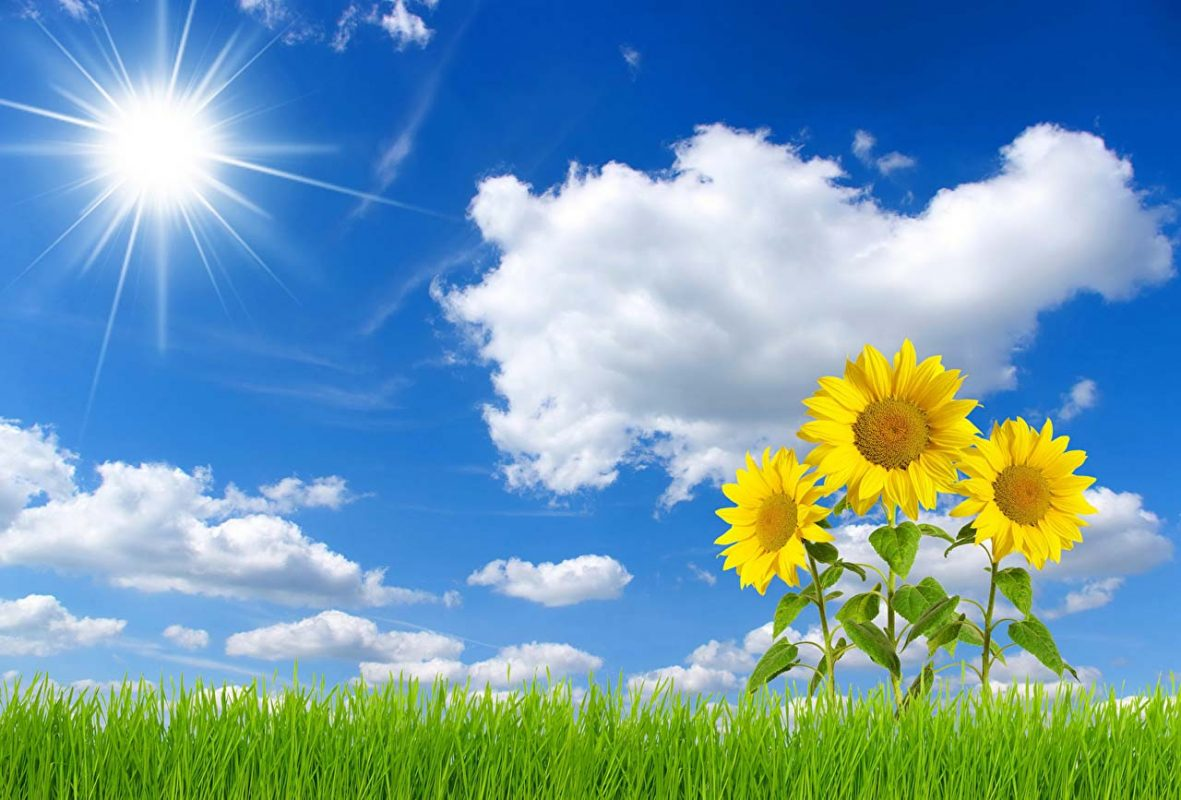
#> input picture Jupyter/Python/anh-dep-hoa-huong-duong-va-mat-troi_022805970-1-1181x800-6.jpg, 1181 x 800 px
$ jupyter execute miai_opencv.ipynb   (shell and % lines are left out)
#> lines starting #> are read from the running program, lines starting #| are printed output that depends on the picture; after the words box and inside, x2 and y2 are one past the last pixel; in counts of white or black regions, pixels touching at a corner belong together
[cell 1]
import cv2
from matplotlib import pyplot as plt
import imutils

[cell 2]
# Doc file hinh anh
image = cv2.imread("anh-dep-hoa-huong-duong-va-mat-troi_022805970-1-1181x800-6.jpg", cv2.IMREAD_GRAYSCALE)
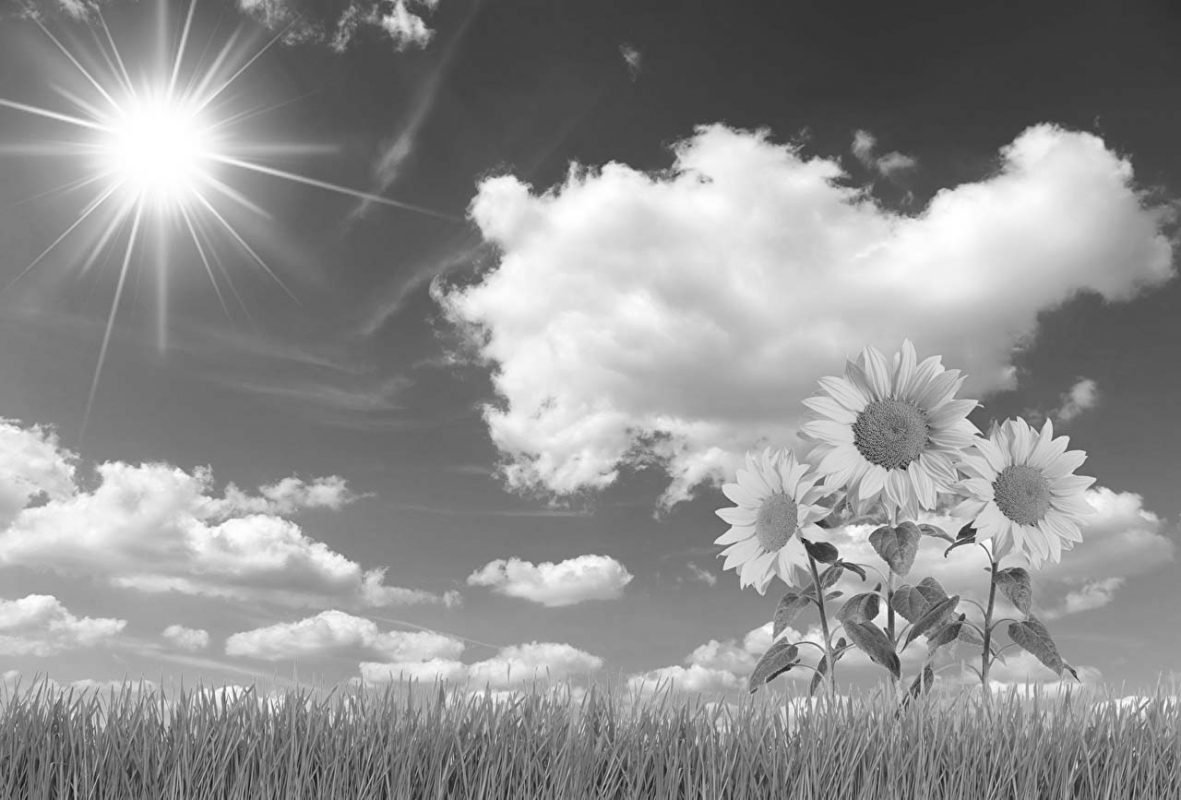
#> image: shape (800, 1181); min 14, max 255, mean 144.4
image = cv2.resize(image, dsize=None, fx=0.3, fy=0.3)
#> image: shape (240, 354)

[cell 3]
# show anh
cv2.imshow("image", image)
cv2.waitKey()
cv2.destroyAllWindows()

[cell 4]
cv2.imwrite("gray.png", image)
#> Out = True

[cell 5]
# Xoay
image_rotate = imutils.rotate(image, 90)
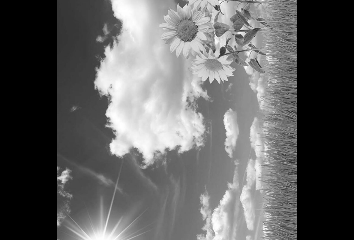
#> image_rotate: shape (240, 354); min 0, max 255, mean 97.2

[cell 6]
# show anh
cv2.imshow("image_rotate", image_rotate)
cv2.waitKey()
cv2.destroyAllWindows()

[cell 7]
# convert image to gray
gray_image = cv2.cvtColor(image, cv2.COLOR_BAYER_BGGR2GRAY)
# Apply threshold
ret, thresh_binary = cv2.threshold(gray_image, 127, 255, cv2.THRESH_BINARY)
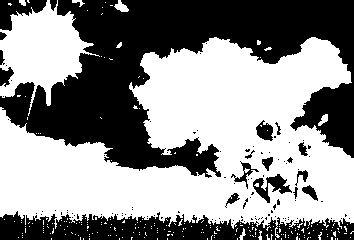
#> thresh_binary: shape (240, 354); 55.5% white; 111 black regions (92 under 20 px), largest, box (x1, y1, x2, y2) and area: (0, 0, 354, 178) 28593, (0, 211, 354, 240) 6579, (0, 0, 47, 31) 736

[cell 8]
# show anh
cv2.imshow("gray_image", gray_image)
cv2.imshow("thresh_binary", thresh_binary)
cv2.waitKey()
cv2.destroyAllWindows()

[cell 9]
# edges
edges_image = cv2.Canny(image=gray_image, threshold1=100, threshold2=200)
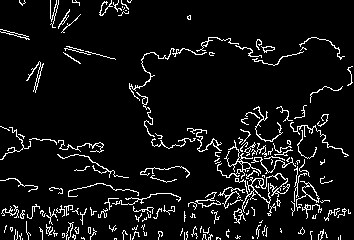
#> edges_image: shape (240, 354); 7% white in thin lines or dots
